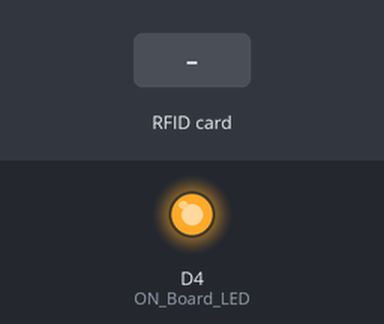
Recording of a sketch running on a simulated ESP8266 (NodeMCU). On the bench: output pins drawn as LEDs (lit = HIGH). The inputs (shaded band) are chosen by the test bench. WiFi joins after 1.5 s; servers stay silent unless stated; uploads are accepted with an empty reply; what the sketch prints to the serial monitor is not drawn.

Above: at 3.2 s.
3.3 s: RFID card 11 22 33 44 55 held to the reader
At 4.2 s:
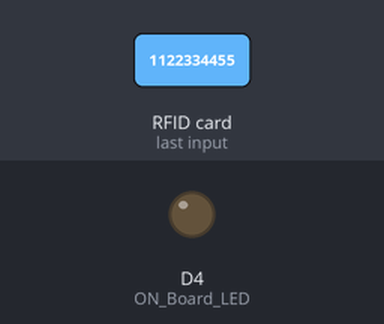
4.8 s: RFID card 5E 7A 19 C4 held to the reader
At 6.7 s:
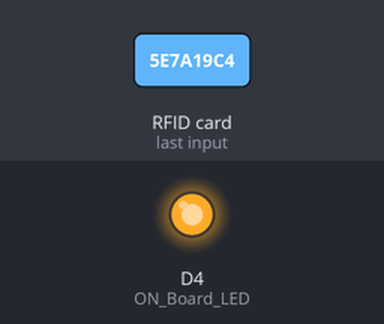
Timing chart, 0 to 8.2 s (numbered marks = the images above; inputs shaded):
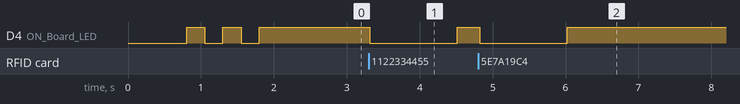

The sketch:

rfid_final.ino
```cpp
#include <ESP8266WebServer.h>
#include <ESP8266HTTPClient.h>
#include <SPI.h>
#include <MFRC522.h>

// Pin definitions for MFRC522 RFID module
#define SS_PIN D2  // SDA / SS is connected to pinout D2
#define RST_PIN D1 // RST is connected to pinout D1

// Create MFRC522 instance
MFRC522 mfrc522(SS_PIN, RST_PIN);

// WiFi credentials
const char* ssid = "asus";
const char* password = "1122334455";

ESP8266WebServer server(80); // Server on port 80

int readsuccess;
byte readcard[4];
char str[32] = "";
String StrUID;

// On-board LED pin
#define ON_Board_LED 2

void setup() {
  Serial.begin(115200); // Initialize serial communications with the PC
  SPI.begin();          // Init SPI bus
  mfrc522.PCD_Init();   // Init MFRC522 card

  delay(500);

  // Connect to WiFi router
  WiFi.begin(ssid, password);
  Serial.println("");

  pinMode(ON_Board_LED, OUTPUT);
  digitalWrite(ON_Board_LED, HIGH); // Turn off On-Board LED

  // Wait for connection
  Serial.print("Connecting");
  while (WiFi.status() != WL_CONNECTED) {
    Serial.print(".");
    digitalWrite(ON_Board_LED, LOW);  // Flash On-Board LED while connecting to the WiFi router
    delay(250);
    digitalWrite(ON_Board_LED, HIGH);
    delay(250);
  }
  digitalWrite(ON_Board_LED, HIGH); // Turn off the On-Board LED when connected to the WiFi router

  // Display IP address if successfully connected to the WiFi router
  Serial.println("");
  Serial.print("Successfully connected to: ");
  Serial.println(ssid);
  Serial.print("IP address: ");
  Serial.println(WiFi.localIP());

  Serial.println("Please tag a card or keychain to see the UID !");
  Serial.println("");
}

void loop() {
  readsuccess = getid();


  if (readsuccess) {
    digitalWrite(ON_Board_LED, LOW);

    HTTPClient http; // Declare object of class HTTPClient

    String UIDresultSend, postData;
    UIDresultSend = StrUID;

    // Prepare POST data
    postData = "UIDresult=" + UIDresultSend;

    WiFiClient client;
    http.begin(client, "http://192.168.206.15/ASPS/rfid/getUID.php"); // Specify request destination

    http.addHeader("Content-Type", "application/x-www-form-urlencoded"); // Specify content-type header

    int httpCode = http.POST(postData); // Send the request
    String payload = http.getString(); // Get the response payload

    Serial.println(UIDresultSend);
    Serial.println(httpCode); // Print HTTP return code
    Serial.println(payload);  // Print request response payload

    http.end(); // Close connection
    delay(1000);
    digitalWrite(ON_Board_LED, HIGH);
  }
}

int getid() {
  if (!mfrc522.PICC_IsNewCardPresent()) {
    return 0;
  }
  if (!mfrc522.PICC_ReadCardSerial()) {
    return 0;
  }

  Serial.print("THE UID OF THE SCANNED CARD IS: ");

  for (int i = 0; i < 4; i++) {
    readcard[i] = mfrc522.uid.uidByte[i]; // Store the UID of the tag in readcard
    array_to_string(readcard, 4, str);
    StrUID = str;
  }
  mfrc522.PICC_HaltA();
  return 1;
}

void array_to_string(byte array[], unsigned int len, char buffer[]) {
  for (unsigned int i = 0; i < len; i++) {
    byte nib1 = (array[i] >> 4) & 0x0F;
    byte nib2 = (array[i] >> 0) & 0x0F;
    buffer[i * 2 + 0] = nib1 < 0xA ? '0' + nib1 : 'A' + nib1 - 0xA;
    buffer[i * 2 + 1] = nib2 < 0xA ? '0' + nib2 : 'A' + nib2 - 0xA;
  }
  buffer[len * 2] = '\0';
}
```

Measured:
- after the input at 3.3 s, D4 (ON_Board_LED): HIGH → LOW at once, → HIGH 1.2 s later
- after the input at 4.8 s, D4 (ON_Board_LED): HIGH → LOW at once, → HIGH 1.2 s later
